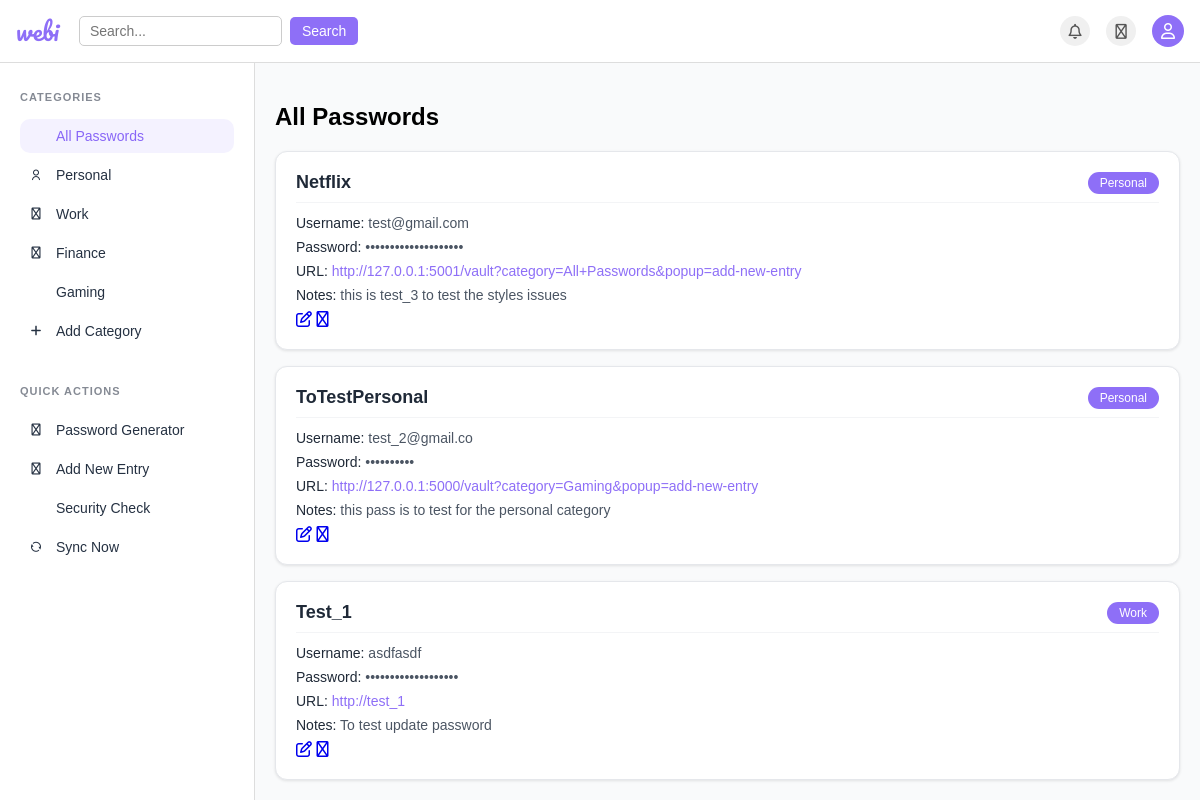
The page /vault (signed in) on the database its author committed.
### tables this page shows
CREATE TABLE passwords (id INTEGER PRIMARY KEY AUTOINCREMENT, site_name TEXT NOT NULL, site_username TEXT NOT NULL, site_password TEXT NOT NULL, url TEXT, notes TEXT, category TEXT NOT NULL DEFAULT 'Personal', user_id INTEGER NOT NULL DEFAULT 1);

### views.py (the view, shortened to what this page needs)
@views.route('/vault', methods=['GET', 'POST'])
def vault():
    if 'user_id' not in session:
        return redirect(url_for('views.login'))
    conn = get_db_connection()
    user = conn.execute(
        "SELECT master_password_hash FROM users WHERE id = ?",
        (session['user_id'],)
    ).fetchone()
    if (
        user and user['master_password_hash'] and
        not session.get('master_verified')
    ):
        conn.close()
        return redirect(url_for('views.master_verify'))
    if 'category' in request.args:
        category = request.args.get('category', 'All Passwords')
        session['selected_category'] = category
    else:
        category = session.get('selected_category', 'All Passwords')
    popup_type = request.args.get('popup')
    show_password_generator_popup = popup_type == 'password-generator'
    show_new_entry_popup = popup_type == 'add-new-entry'
    show_edit_entry_popup = popup_type == 'edit-entry'
    edit_password_id = request.args.get('id')
    show_password = request.args.get('show_password') == 'true'
    password_length = int(request.args.get('length', 12))
    include_uppercase = request.args.get('uppercase', 'true').lower() == 'true'
    include_lowercase = request.args.get('lowercase', 'true').lower() == 'true'
    include_numbers = request.args.get('numbers', 'true').lower() == 'true'
    include_symbols = request.args.get('symbols', 'true').lower() == 'true'
    if not any([include_uppercase, include_lowercase,
                include_numbers, include_symbols]):
        include_uppercase = True
        include_lowercase = True
        include_numbers = True
        include_symbols = True
    password_length = max(8, min(32, password_length))
    generated_password = ""
    edit_password_data = None
    if show_edit_entry_popup and edit_password_id:
        edit_password_data = conn.execute(
            "SELECT * FROM passwords WHERE id = ?",
            (edit_password_id,)
        ).fetchone()
    user_id = session.get('user_id')
    if category == "All Passwords":
        current_passwords = conn.execute(
            "SELECT * FROM passwords WHERE user_id = ? ORDER BY id DESC",
            (user_id,)
        ).fetchall()
    else:
        current_passwords = conn.execute(
            "SELECT * FROM passwords "
            "WHERE user_id = ? AND category = ? ORDER BY id DESC",
            (user_id, category)
        ).fetchall()
    conn.close()
    return render_template(
        'vault.html',
        category=category,
        show_password_generator_popup=show_password_generator_popup,
        show_new_entry_popup=show_new_entry_popup,
        show_edit_entry_popup=show_edit_entry_popup,
        edit_password_data=edit_password_data,
        edit_password_id=edit_password_id,
        show_password=show_password,
        password_length=password_length,
        generated_password=generated_password,
        include_uppercase=include_uppercase,
        include_lowercase=include_lowercase,
        include_numbers=include_numbers,
        include_symbols=include_symbols,
        passwords=current_passwords
    )

### templates/vault.html (shortened to what this page needs)
<!DOCTYPE html>
<html lang="en">
  <head>
    <link
      rel="stylesheet"
      href="{{ url_for('static', filename='style.css') }}"
    />
    <link
      rel="stylesheet"
      href="https://site-assets.fontawesome.com/releases/v6.7.2/css/all.css"
    />
    <link
      rel="stylesheet"
      href="https://cdnjs.cloudflare.com/ajax/libs/remixicon/4.6.0/remixicon.min.css"
    />
  </head>
  <body class="vault_page">
    <div class="top_part">
      <div class="top-left">
        <a href="{{ url_for('views.index') }}" class="logo-page2">webi</a>
        <div class="search-bar">
          <input type="text" placeholder="Search..." />
          <button type="submit">Search</button>
        </div>
      </div>
      <div class="top-right">
        <button class="icon-button notification">
          <i class="fa-regular fa-bell"></i>
        </button>
        <button class="icon-button settings">
          <i class="fa-regular fa-gear"></i>
        </button>
        <div class="profile-avatar"><i class="fa-regular fa-user"></i></div>
      </div>
    </div>
    <div class="sidebar">
      <div class="sidebar-content">
        <div class="sidebar_titles">Categories</div>
        <a href="{{url_for('views.vault', category='All Passwords')}}">
          <div class="sidebar-text {%if category == 'All Passwords'%}active{% endif %}">
            <span>All Passwords</span>
          </div>
        </a>
        <a href="{{url_for('views.vault', category='Personal')}}">
          <div class="sidebar-text {%if category == 'Personal'%}active{% endif %}">
            <i class="ri-user-line"></i>
            <span>Personal</span>
          </div>
        </a>
        <a href="{{url_for('views.vault', category='Work')}}">
          <div class="sidebar-text {%if category == 'Work'%}active{% endif %}">
            <i class="fa-regular fa-briefcase"></i>
            <span>Work</span>
          </div>
        </a>
        <a href="{{url_for('views.vault', category='Finance')}}">
          <div class="sidebar-text {%if category == 'Finance'%}active{% endif %}">
            <i class="fa-regular fa-wallet"></i>
            <span>Finance</span>
          </div>
        </a>
        <a href="{{url_for('views.vault', category='Gaming')}}">
          <div class="sidebar-text {%if category == 'Gaming'%}active{% endif %}">
            <span>Gaming</span>
          </div>
        </a>
        <div class="sidebar-text">
          <i class="fa-solid fa-plus"></i>
          <span>Add Category</span>
        </div>
        <hr class="invisible-divider" />
        <div class="sidebar_titles">Quick Actions</div>
        <a href="{{ url_for('views.vault', category=category, popup='password-generator') }}">
          <div class="sidebar-text" id="password-generator-btn">
            <i class="fa-regular fa-key"></i>
            <span>Password Generator</span>
          </div>
        </a>
        <a href="{{ url_for('views.vault', category=category, popup='add-new-entry') }}">
          <div class="sidebar-text">
            <i class="fa-regular fa-circle-plus"></i>
            <span>Add New Entry</span>
          </div>
        </a>
        <div class="sidebar-text">
          <span>Security Check</span>
        </div>
        <div class="sidebar-text">
          <i class="ri-refresh-line"></i>
          <span>Sync Now</span>
        </div>
      </div>
    </div>
    <div class="main-content">
      {% if category == 'All Passwords' %}
        <h2>All Passwords</h2>
      {% elif category == 'Personal' %}
        <h2>Personal Passwords</h2>
      {% elif category == 'Work' %}
        <h2>Work Passwords</h2>
      {% elif category == 'Finance' %}
        <h2>Finance Passwords</h2>
      {% elif category == 'Gaming' %}
        <h2>Gaming Passwords</h2>
      {% else %}
        <h2>Unknown Category</h2>
      {% endif %}
      {% if passwords %}
        <div class="password-list">
          {% for password in passwords %}
            <div class="password-card">
              <div class="password-header">
                <h3>{{ password.site_name }}</h3>
                <span class="password-category">{{ password['category'] }}</span>
              </div>
              <div class="password-details">
                <p><strong>Username:</strong> {{ password.site_username }}</p>
                <p><strong>Password:</strong> {{ "•" * password.site_password|length }}</p>
                {% if password.url %}
                  <p><strong>URL:</strong> <a href="{{ password.url }}" target="_blank">{{ password.url }}</a></p>
                {% endif %}
                {% if password.notes %}
                  <p><strong>Notes:</strong> {{ password.notes }}</p>
                {% endif %}
              </div>
              <div class="password-actions">
                <a href="{{ url_for('views.vault', category=category, popup='edit-entry', id=password['id']) }}"><i class="fa-regular fa-pen-to-square"></i></a>
                <a class="btn-delete" href="{{ url_for('views.delete_password', id=password['id'], category=category) }}" onclick="return confirm('Are you sure you want to delete this password?');"><i class="fa-regular fa-trash"></i></a>
              </div>
            </div>
          {% endfor %}
        </div>
      {% else %}
        <p>No passwords saved in this category yet. <a href="{{ url_for('views.vault', category=category, popup='add-new-entry') }}">Add your first password entry!</a></p>
      {% endif %}
    </div>
  </body>
</html>

### static/style.css (style rules this page uses)
body { font-family: "Inter", sans-serif; background-color: #f9fafb; margin: 0; padding: 0; }
body.vault_page { background-color: #f9fafb; margin: 0; font-family: sans-serif; }
.top_part { position: fixed; top: 0; left: 0; height: 63px; width: 100%; background-color: #ffffff; border-bottom: 1px solid #ddd; padding: 0 16px; display: flex; align-items: center; justify-content: space-between; box-sizing: border-box; z-index: 1000; }
.top-left { display: flex; align-items: center; gap: 20px; }
.logo-page2 { font-family: "Pacifico", cursive; font-size: 24px; color: #8e6ff7; margin: 0; cursor: pointer; text-decoration: none; }
.search-bar { display: flex; align-items: center; gap: 8px; }
.search-bar input { padding: 6px 10px; font-size: 14px; border: 1px solid #ccc; border-radius: 5px; }
.search-bar button { padding: 6px 12px; font-size: 14px; background-color: #8e6ff7; color: white; border: none; border-radius: 5px; cursor: pointer; font-weight: 500; }
.sidebar { width: 255px; background-color: #ffffff; height: calc(100vh - 63px); position: fixed; top: 63px; left: 0; padding: 20px; border-right: 1px solid #ddd; box-sizing: border-box; z-index: 999; display: flex; flex-direction: column; }
.top-right { display: flex; align-items: center; gap: 16px; margin-left: auto; }
.icon-button { cursor: pointer; font-size: 15px; color: #555; background-color: rgb(240, 240, 240); border-radius: 50%; border: none; width: 30px; height: 30px; display: flex; align-items: center; justify-content: center; font-weight: 900; }
.sidebar-text.active { background-color: #f4f2ff; color: #8866f7; }
.profile-avatar { width: 32px; height: 32px; background-color: #8e6ff7; color: white; border-radius: 50%; display: flex; align-items: center; justify-content: center; font-weight: bold; cursor: pointer; }
.sidebar_titles { font-size: 11px; font-weight: 600; text-transform: uppercase; color: #858a94; margin-top: 8px; margin-bottom: 16px; padding-left: 0px; letter-spacing: 1px; }
.sidebar a { text-decoration: none; color: inherit; }
.sidebar-text { display: flex; align-items: center; gap: 10px; padding: 9px 6px; margin: 5px 0; font-size: 14px; font-weight: 500; color: #253142; border-radius: 10px; cursor: pointer; transition: background-color 0.2s; }
.sidebar-text i { font-size: 12px; width: 20px; text-align: center; }
.invisible-divider { height: 1px; color: #ffffff; margin: 18px 0; border: none; }
.sidebar-content { flex: 1; overflow-y: auto; padding-bottom: 20px; }
.main-content { margin-left: 255px; margin-top: 63px; padding: 20px; }
.password-list { display: grid; gap: 16px; margin-top: 20px; }
.password-card { background: white; border: 1px solid #e5e7eb; border-radius: 12px; padding: 20px; box-shadow: 0 1px 3px rgba(0, 0, 0, 0.1); transition: box-shadow 0.2s ease; }
.password-header { display: flex; justify-content: space-between; align-items: center; margin-bottom: 12px; border-bottom: 1px solid #f3f4f6; padding-bottom: 8px; }
.password-header h3 { margin: 0; color: #1f2937; font-size: 18px; font-weight: 600; }
.password-category { background: #8e6ff7; color: white; padding: 4px 12px; border-radius: 16px; font-size: 12px; font-weight: 500; }
.password-details { margin-top: 12px; }
.password-details p { margin: 8px 0; color: #4b5563; font-size: 14px; }
.password-details strong { color: #1f2937; font-weight: 500; }
.password-details a { color: #8e6ff7; text-decoration: none; }

### rows shown on the page
passwords: site_name "Netflix", category "Personal", site_username "test@gmail.com", site_password "••••••••••••••••••••", url "http://127.0.0.1:5001/vault?category=All+Passwords&popup=add-new-entry", notes "this is test_3 to test the styles issues"
passwords: site_name "ToTestPersonal", category "Personal", site_username "test_2@gmail.co", site_password "••••••••••", url "http://127.0.0.1:5000/vault?category=Gaming&popup=add-new-entry", notes "this pass is to test for the personal category"
passwords: site_name "Test_1", category "Work", site_username "asdfasdf", site_password "•••••••••••••••••••", url "http://test_1", notes "To test update password"
